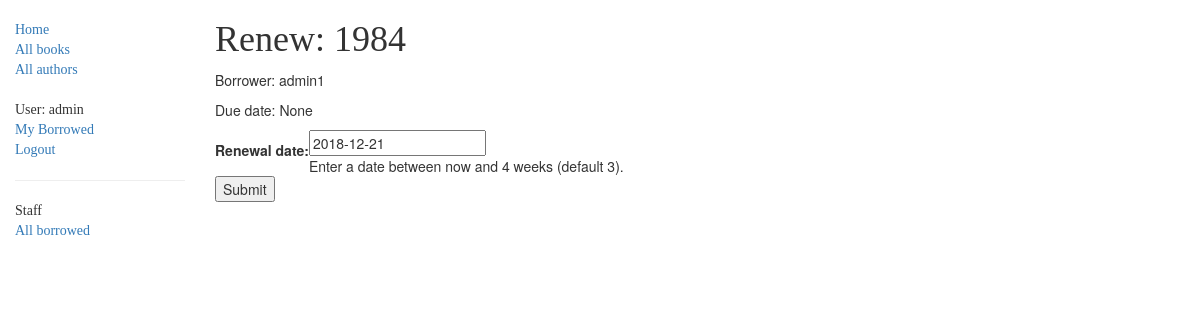
The app's page /catalog/book/3a59a1c4-3aaf-44b0-82d1-3302d1c428da/renew/ (signed in) with its own data.
### catalog/models.py (models this page shows, shortened)
class BookInstance(models.Model):
    id = models.UUIDField(primary_key=True, default=uuid.uuid4,
                          help_text="Unique ID for this particular book across whole library")
    book = models.ForeignKey('Book', on_delete=models.SET_NULL, null=True)
    imprint = models.CharField(max_length=200)
    due_back = models.DateField(null=True, blank=True)
    borrower = models.ForeignKey(User, on_delete=models.SET_NULL, null=True, blank=True)
    @property
    def is_overdue(self):
        if self.due_back and date.today() > self.due_back:
            return True
        return False
    LOAN_STATUS = (
        ('d', 'Maintenance'),
        ('o', 'On loan'),
        ('a', 'Available'),
        ('r', 'Reserved'),
    )
    status = models.CharField(
        max_length=1,
        choices=LOAN_STATUS,
        blank=True,
        default='d',
        help_text='Book availability')
    class Meta:
        ordering = ['due_back']
        permissions = (("can_mark_returned", "Set book as returned"),)

class Book(models.Model):
    title = models.CharField(max_length=200)
    author = models.ForeignKey('Author', on_delete=models.SET_NULL, null=True)
    summary = models.TextField(max_length=1000, help_text="Enter a brief description of the book")
    isbn = models.CharField('ISBN', max_length=13,
                            help_text='13 Character <a href="https://www.isbn-international.org/content/what-isbn">ISBN number</a>')
    genre = models.ManyToManyField(Genre, help_text="Select a genre for this book")
    language = models.ForeignKey('Language', on_delete=models.SET_NULL, null=True)
    def display_genre(self):
        """Creates a string for the Genre. This is required to display genre in Admin."""
        return ', '.join([genre.name for genre in self.genre.all()[:3]])
    display_genre.short_description = 'Genre'

### catalog/views.py (the view)
# urls.py: path('book/<uuid:pk>/renew/', views.renew_book_librarian, name='renew-book-librarian'),
@permission_required('catalog.can_mark_returned')
def renew_book_librarian(request, pk):
    book_instance = get_object_or_404(BookInstance, pk=pk)
    if request.method == 'POST':
        form = RenewBookForm(request.POST)
        if form.is_valid():
            book_instance.due_back = form.cleaned_data['renewal_date']
            book_instance.save()
            return HttpResponseRedirect(reverse('all-borrowed'))
    else:
        proposed_renewal_date = datetime.date.today() + datetime.timedelta(weeks=3)
        form = RenewBookForm(initial={'renewal_date': proposed_renewal_date, })
    context = {
        'form': form,
        'book_instance': book_instance,
    }
    return render(request, 'catalog/book_renew_librarian.html', context)

### catalog/forms.py (shortened to what this page needs)
class RenewBookForm(forms.Form):
    renewal_date = forms.DateField(help_text="Enter a date between now and 4 weeks (default 3).")

### catalog/templates/catalog/book_renew_librarian.html (shortened to what this page needs)
{% extends "base_generic.html" %}
{% block content %}
    <h1>Renew: {{book_instance.book.title}}</h1>
    <p>Borrower: {{book_instance.borrower}}</p>
    <p{% if book_instance.is_overdue %} class="text-danger"{% endif %}>Due date: {{book_instance.due_back}}</p>
    <form action="" method="post">
        <table>
        {{ form.as_table }}
        </table>
        <input type="submit" value="Submit" />
    </form>
{% endblock %}

### catalog/templates/base_generic.html (shortened to what this page needs)
<!DOCTYPE html>
<html lang="en">
<head>
  <link rel="stylesheet" href="https://maxcdn.bootstrapcdn.com/bootstrap/3.3.7/css/bootstrap.min.css">
  {% load static %}
  <link rel="stylesheet" href="{% static 'css/styles.css' %}">
</head>
<body>
<div class="container-fluid">
<div class="row">
  <div class="col-sm-2">
  {% block sidebar %}
  <ul class="sidebar-nav">
    <li><a href="{% url 'index' %}">Home</a></li>
    <li><a href="{% url 'books' %}">All books</a></li>
    <li><a href="{% url 'authors' %}">All authors</a></li>
  </ul>
  <ul class="sidebar-nav">
   {% if user.is_authenticated %}
     <li>User: {{ user.get_username }}</li>
     <li><a href="{% url 'my-borrowed' %}">My Borrowed</a></li>
     <li><a href="{% url 'logout'%}?next={{request.path}}">Logout</a></li>
   {% else %}
     <li><a href="{% url 'login'%}?next={{request.path}}">Login</a></li>
   {% endif %}
  </ul>
   {% if user.is_staff %}
   <hr />
   <ul class="sidebar-nav">
   <li>Staff</li>
   {% if perms.catalog.can_mark_returned %}
   <li><a href="{% url 'all-borrowed' %}">All borrowed</a></li>
   {% endif %}
   </ul>
    {% endif %}
{% endblock %}
  </div>
  <div class="col-sm-10 ">
  {% block content %}{% endblock %}
  </div>
</div>
</div>
</body>
</html>

### catalog/static/css/styles.css (style rules this page uses)
.sidebar-nav { margin-top: 20px; padding: 0; list-style: none; }
h1, h2, h3, h4, ul { font-family: 'Unlock', cursive; }

### records on screen
BookInstance: book "1984", borrower "admin1", due_back "None"

### other values on screen
{{ user.get_username }} "admin"
